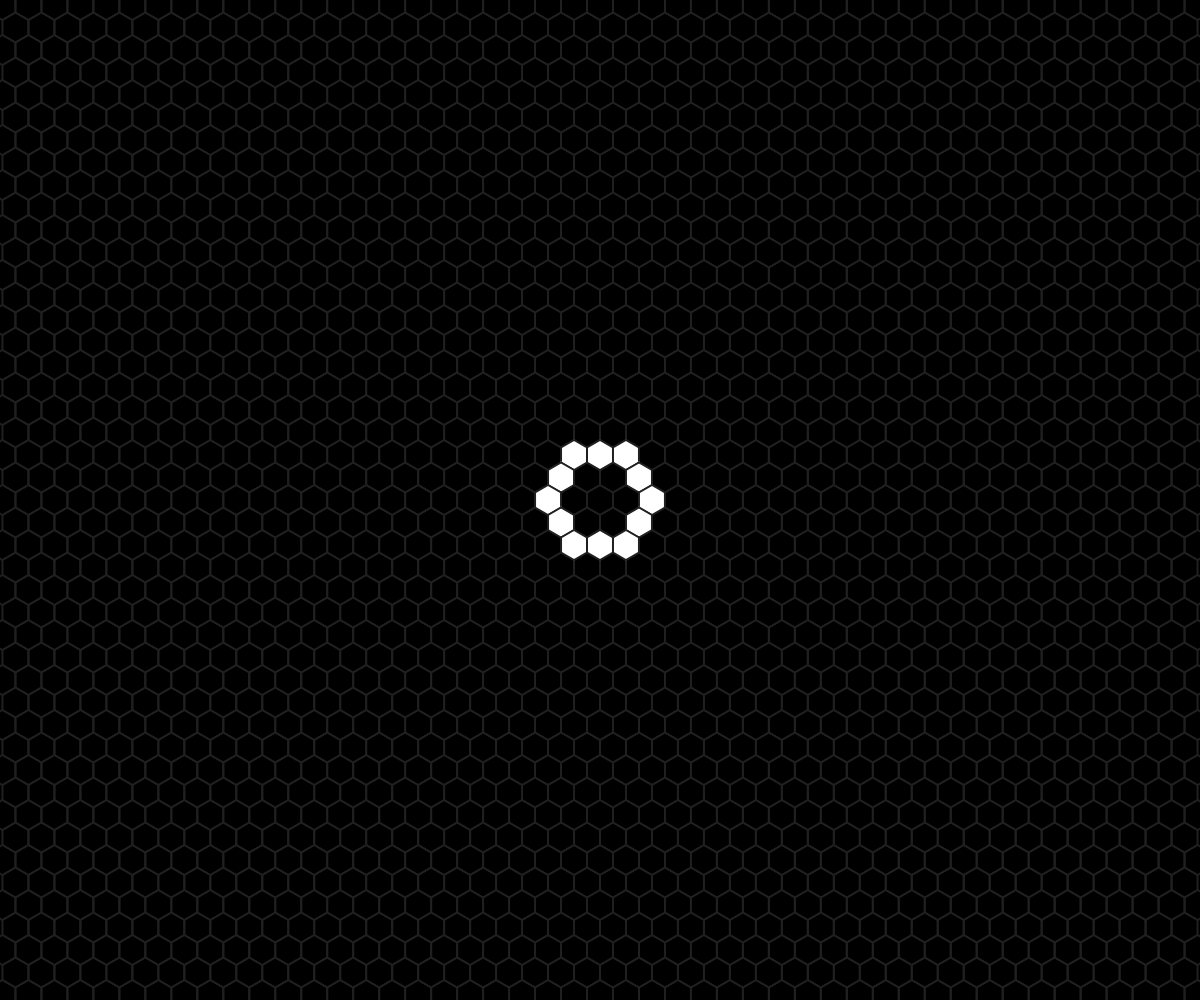
Frame 1 (no input)
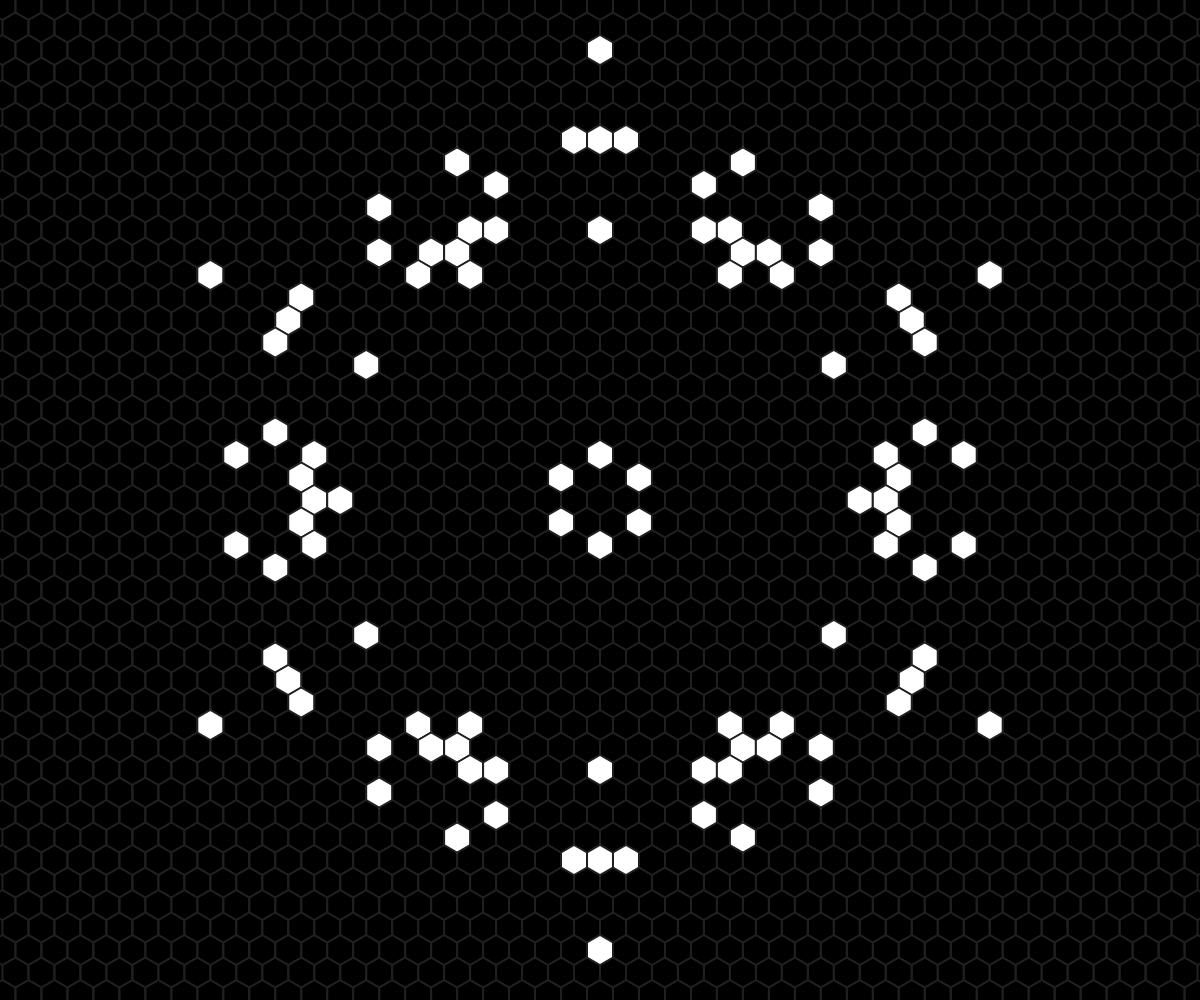
Frame 60 (no input)
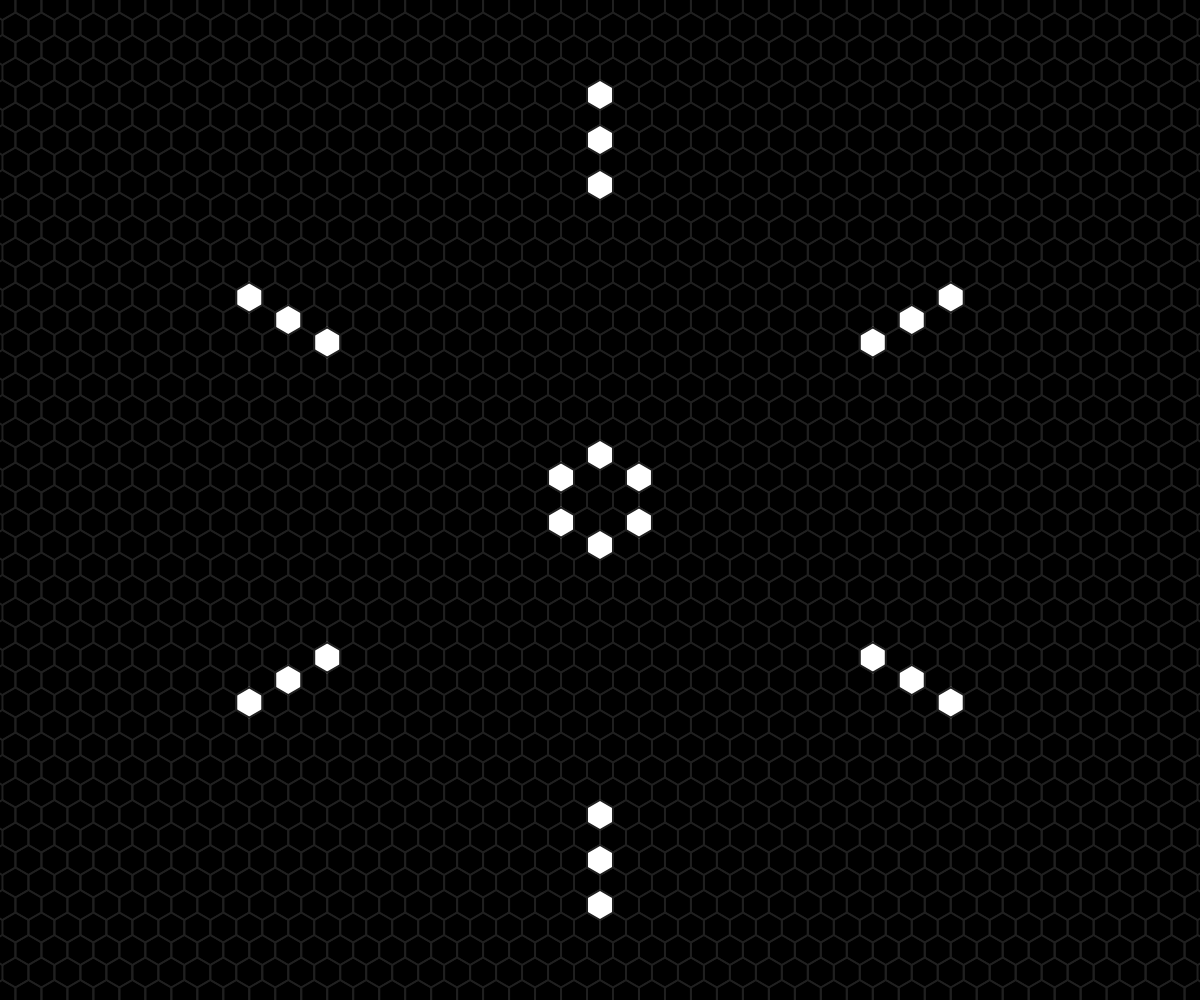
Frame 120 (the mouse pressed at the canvas centre since frame 60)

The p5.js sketch that drew these frames (run headless with seeded random() and noise() and a simulated clock; from frame 60 on, the mouse is pressed at the canvas centre):

// p5.js sketch
// ── sketch.js
let drawUpdate;
let tHeight = Math.sqrt(3) / 2;
let gridStrokeWeight = 2;

let sideLength = 15.0;
let gridHeight;
let gridWidth;

let running = true;

let grid;

function setup() {
    translate(window.innerWidth / 2, window.innerHeight / 2);
    drawGrid();
    initializeHexGrid(gridHeight, gridWidth);

    setStartPattern();

    // randomize();
}

function draw() {
    if (running) {
        getNextGeneration()
        drawUpdate = true;
    }

    if (drawUpdate) {
        drawLivecells();
        drawUpdate = false;
    }
}

function drawHexagon(x, y, r, inFill = false, fillColor = color(255)) {
    push()
    translate(x, y);

    stroke(32)
    strokeWeight(gridStrokeWeight);


    if (inFill) {
        push()
        noStroke()
        fill(fillColor)
        quad(0, r,
            -tHeight * r, r / 2,
            -tHeight * r, -r / 2,
            0, -r)

        quad(0, r,
            tHeight * r, r / 2,
            tHeight * r, -r / 2,
            0, -r)
        strokeWeight(2)
        stroke(fillColor);
        line(0, r, 0, -r)
        pop()
    }

    line(0, r, -tHeight * r, r / 2)
    line(-tHeight * r, r / 2, -tHeight * r, -r / 2)
    line(-tHeight * r, -r / 2, 0, -r)
    line(0, -r, tHeight * r, -r / 2)
    line(tHeight * r, -r / 2, tHeight * r, r / 2)
    line(tHeight * r, r / 2, 0, r)

    pop()
}

function drawHexCell(x, y, inFill = false, fillColor = color(255)) {
    drawHexagon(x * tHeight * sideLength, -y * (3 / 2.0) * sideLength, sideLength, inFill, fillColor);
}

function drawGrid() {
    createCanvas(window.innerWidth, window.innerHeight);
    background(0);
    translate(window.innerWidth / 2, window.innerHeight / 2);

    gridHeight = (floor(((window.innerHeight / 2.0) - (sideLength / 2.0)) / (1.5 * sideLength)) + 1) * 2 + 1
    gridWidth = Math.ceil((window.innerWidth / 2.0) / (sideLength * tHeight)) * 2 + 1

    let gridX = ((gridWidth - 1) / 2) - 1
    let gridY = (gridHeight - 1) / 2

    for (let i = -gridY; i <= gridY; i++) {
        for (let j = -gridX; j <= gridX; j++) {
            if (i % 2 == 0 && j % 2 == 0) {
                drawHexCell(j, i);
            }

            if (i % 2 && j % 2) {
                drawHexCell(j, i);
            }
        }
    }

    drawUpdate = true;
}

function drawLivecells() {
    // console.table(grid);
    drawGrid();
    for (let row = 0; row < grid.length; row++) {
        for (let col = 0; col < grid[0].length; col++) {

            let x = -(int((grid[0].length / 2)) - col);
            let y = int((grid.length / 2)) - row;

            if (grid[row][col] && ((x % 2 == 0 && y % 2 == 0) || (x % 2 && y % 2))) {
                drawHexCell(x, y, true);
            }
        }
    }
}



window.addEventListener("resize", function () {
    drawGrid();
    initializeHexGrid(gridHeight, gridWidth);
    // randomize();
});

window.addEventListener("wheel", function (e) {
    if (e.deltaY > 0 && sideLength > 5) {
        sideLength -= 1;
    } else {
        sideLength += 1;
    }
    drawGrid();
    initializeHexGrid(gridHeight, gridWidth);
    // randomize();
});

document.addEventListener("keydown", function (event) {
    // console.log(event.which);
    switch (event.which) {
        case 32: //space
            running = !running;
            break;

        case 82: //r
            randomize();
            break;

        case 39: //right arrow
            getNextGeneration();
            drawUpdate = true;
            break;

    }
});




function initializeHexGrid(rows, cols) {
    let arr = new Array(rows);
    for (let i = 0; i < arr.length; i++) {
        arr[i] = new Array(cols).fill(0);
    }
    grid = arr;
    drawUpdate = true;
}

function insertHexGrid(x, y) {
    x = int((grid[0].length / 2)) + x;
    y = int((grid.length / 2)) - y;

    grid[y][x] = int(!grid[y][x]);
    drawUpdate = true;
}

function countNeighbors(row, col) {
    sum = 0;

    if (row > 0 && col < grid[0].length - 2) {
        sum += grid[row - 1][col + 1];
    }
    if (col < grid[0].length - 3) {
        sum += grid[row + 0][col + 2];
    }
    if (row < grid.length - 2 && col < grid[0].length - 2) {
        sum += grid[row + 1][col + 1];
    }


    if (row < grid.length - 2 && col > 0) {
        sum += grid[row + 1][col - 1];
    }
    if (col > 1) {
        sum += grid[row + 0][col - 2];
    }
    if (row > 0 && col > 0) {
        sum += grid[row - 1][col - 1];
    }

    return sum;
}

function getNextGeneration() {
    let nextGrid = new Array(grid.length);
    for (let i = 0; i < nextGrid.length; i++) {
        nextGrid[i] = new Array(grid[0].length).fill(0);
    }

    for (let row = 0; row < grid.length; row++) {
        for (let col = 0; col < grid[0].length; col++) {

            let neighbors = countNeighbors(row, col);
            let alive = grid[row][col]

            if (!alive && neighbors == 2) {
                nextGrid[row][col] = 1;
            } else if (alive && (neighbors < 3 || neighbors > 4)) {
                nextGrid[row][col] = 0;
            } else if (alive) {
                nextGrid[row][col] = grid[row][col];
            }
        }
    }

    grid = nextGrid;
}



function randomize() {
    for (let row = 0; row < grid.length; row++) {
        for (let col = 0; col < grid[0].length; col++) {

            if ((col % 2 == 0 && row % 2 == 0) || (col % 2 && row % 2)) {
                grid[row][col] = int(random(1) >= 0.7);
            }
        }
    }
    drawUpdate = true;
}

function setStartPattern() {
    pattern = [
        [ 1,  1],
        [-1, -1],
        [-1,  1],
        [ 1, -1],
        [ 2,  0],
        [-2,  0],
        [ 3,  3],
        [-3, -3],
        [-3,  3],
        [ 3, -3],
        [ 6,  0],
        [-6,  0],
    ];

    pattern2 = [
        [ 4,  4],
        [-4, -4],
        [-4,  4],
        [ 4, -4],
        [ 8,  0],
        [-8,  0],

        [ 2,  4],
        [-2, -4],
        [-5,  3],
        [ 5, -3],
        [ 7,  1],
        [-7,  -1],

        [ 0,  4],
        [ 6,  2],
        [ 6, -2],
        [ 0, -4],
        [-6, -2],
        [-6,  2],

        [-2,  4],
        [ 5,  3],
        [ 7, -1],
        [ 2, -4],
        [-5, -3],
        [-7,  1],
    ]

    for (let i = 0; i < pattern.length; i++) {
        insertHexGrid(pattern[i][0], pattern[i][1])
    }

}

document.addEventListener('touchend', function() {
    running = true;
    randomize();
})
